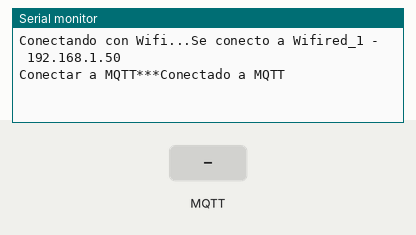
This sketch was run on a simulated ESP8266 (NodeMCU). Shown: the last lines printed to the serial monitor. Inputs (shaded band) come from the test bench. WiFi joins after 1.5 s; servers stay silent unless stated; no MQTT or app messages arrive unless stated.

Above: at 2.7 s.
2.8 s: MQTT message "/" arrives on the first subscribed topic
At 3.9 s:
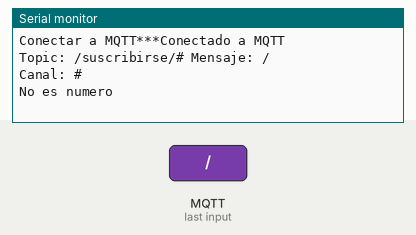
4.3 s: MQTT message "0" arrives on the first subscribed topic
At 4.9 s:
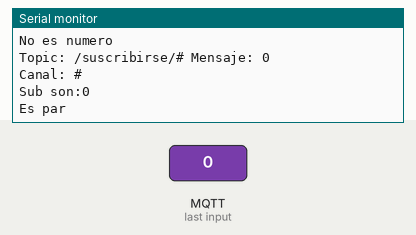
5.8 s: MQTT message "5" arrives on the first subscribed topic
At 7.0 s:
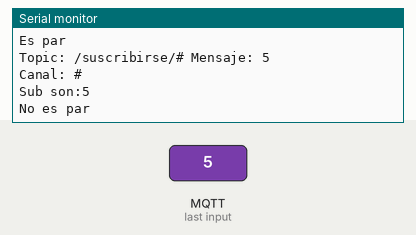
7.3 s: MQTT message "on" arrives on the first subscribed topic
At 8.2 s:
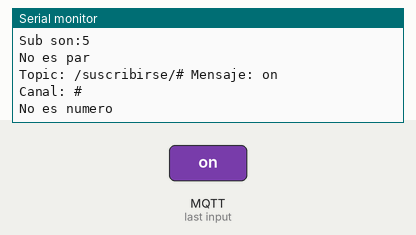

The sketch:

Demo2_Avanzado.ino
```cpp
#if defined(ESP32)
#include <WiFi.h>
#include <WiFiMulti.h>
WiFiMulti wifiMulti;
#else
#include <ESP8266WiFi.h>
#include <ESP8266WiFiMulti.h>
ESP8266WiFiMulti wifiMulti;
#endif

#include <MQTT.h>
#include "data.h"

WiFiClient net;
MQTTClient clienteMQTT;

unsigned long tiempoAnterior = 0;

void MensajeMQTT(String topic, String payload) {
  Serial.print("Topic: ");
  Serial.print(topic);
  Serial.print(" Mensaje: ");
  Serial.println(payload);
  // /suscribirse/chepecarlos

  int longitudMensaje = topic.length();
  int posicionPleca = topic.indexOf("/", 1);

  String Canal = topic.substring(posicionPleca + 1, longitudMensaje);

  Serial.print("Canal: ");
  Serial.println(Canal);

  int numero = payload.toInt();

  if( numero == 0 && !payload.equals("0")){
    Serial.println("No es numero");
    return;
  }

  Serial.print("Sub son:");
  Serial.println(numero);

  int par = numero % 2;
  if (par == 0) {
    Serial.println("Es par");
  } else {
    Serial.println("No es par");
  }
}

void conectar() {
  Serial.print("Conectando con Wifi...");
  while (wifiMulti.run() != WL_CONNECTED) {
    Serial.print(".");
    delay(1000);
  }

  Serial.print("Se conecto a Wifi");
  Serial.print(WiFi.SSID());
  Serial.print(" -  ");
  Serial.println(WiFi.localIP());

  Serial.print("Conectar a MQTT***");
  // while (!client.connect(NombreESP, "public", "public")) {
  while (!clienteMQTT.connect(NombreESP)) {
    Serial.print("*");
    delay(1000);
  }
  Serial.println("Conectado a MQTT");
  clienteMQTT.subscribe("/suscribirse/#");
}

void setup() {
  Serial.begin(115200);

  wifiMulti.addAP(ssid_1, password_1);
  wifiMulti.addAP(ssid_2, password_2);

  WiFi.mode(WIFI_STA);

  clienteMQTT.begin(BrokerMQTT, net);
  clienteMQTT.onMessage(MensajeMQTT);

  conectar();
}

void loop() {
  clienteMQTT.loop();
  delay(10);

  if (!clienteMQTT.connected()) {
    conectar();
  }
  if (millis() - tiempoAnterior > 1000) {
    tiempoAnterior = millis();
    int segundos = millis() / 1000;
    String mensaje = String(segundos) + " S";
    clienteMQTT.publish("/saludo", mensaje);
  }
}
```

data.h
```cpp
const char* ssid_1     = "red_1";
const char* password_1 = "contra_1";
const char* ssid_2     = "red_2";
const char* password_2 = "contra_1";

const char* BrokerMQTT = "192.168.50.200";
// const char* BrokerMQTT = "test.mosquitto.org";
// const char* BrokerMQTT = "public.cloud.shiftr.io";
const char* NombreESP = "DemoMQTT";
```

Measured:
- after the input at 2.8 s, the serial monitor: prints a new line at once (image 1)
- after the input at 4.3 s, the serial monitor: prints a new line at once (image 2)
- after the input at 5.8 s, the serial monitor: prints a new line at once (image 3)
- after the input at 7.3 s, the serial monitor: prints a new line at once (image 4)
